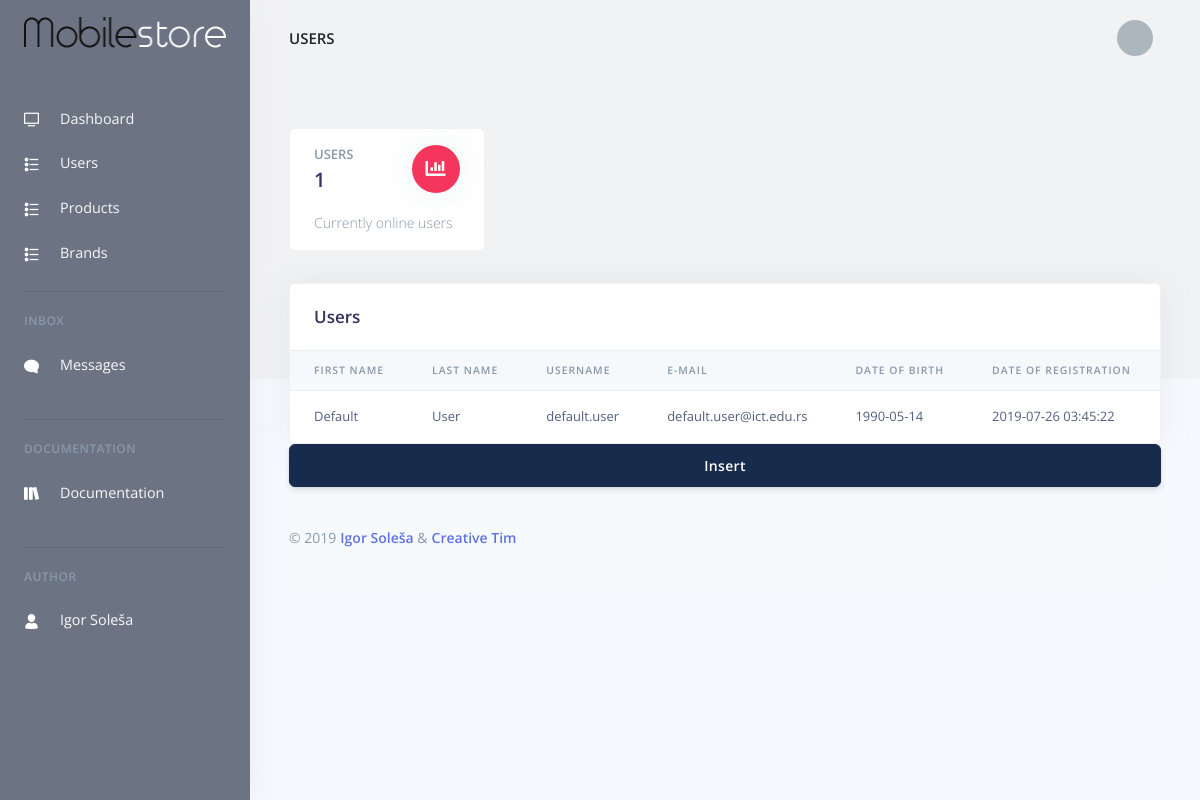
Screenshot of /?access=admin&page=users (signed in) with the database file from the repository.
### tables this page shows
CREATE TABLE `users` (
  `userId` int(10) NOT NULL,
  `firstName` varchar(50) NOT NULL,
  `lastName` varchar(50) NOT NULL,
  `username` varchar(60) NOT NULL,
  `email` varchar(60) NOT NULL,
  `password` varchar(128) NOT NULL,
  `securityToken` varchar(32) NOT NULL,
  `confirmationToken` varchar(32) DEFAULT NULL,
  `dateOfBirth` date DEFAULT NULL,
  `dateOfRegistration` datetime NOT NULL DEFAULT CURRENT_TIMESTAMP,
  `imageSmall` varchar(100) NOT NULL DEFAULT 'defaultSmall.jpg',
  `imageBig` varchar(100) NOT NULL DEFAULT 'defaultBig.jpg',
  `active` tinyint(1) NOT NULL DEFAULT '0',
  `isOnline` int(1) NOT NULL DEFAULT '0',
  `isDeleted` int(1) NOT NULL DEFAULT '0',
  `roleId` int(5) NOT NULL DEFAULT '3'
);

### config/connection.php (called while the page is built, shortened)
<?php
try{
    $connection = new PDO("mysql:host=".SERVER.";dbname=".DATABASE.";charset=utf8", USERNAME, PASSWORD);
    $connection -> setAttribute(PDO::ATTR_DEFAULT_FETCH_MODE, PDO::FETCH_OBJ);
    $connection -> setAttribute(PDO::ATTR_ERRMODE, PDO::ERRMODE_EXCEPTION);
}
catch(PDOException $exception){
    echo "Error: ".$exception -> getMessage();
}
function executeQuery($sql){
    global $connection;
    return $connection -> query($sql) -> fetchAll();
}

### models/admin/users/functions.php (called while the page is built, shortened)
<?php
function getUsers(){
    return executeQuery("SELECT u.userId, u.firstName, u.lastName, u.username, u.email, u.dateOfBirth, u.dateOfRegistration, u.active, r.roleName FROM users u INNER JOIN roles r ON u.roleId = r.roleId WHERE u.isDeleted = 0 ORDER BY u.dateOfRegistration DESC");
}

### views/admin/partials/user.php (the view, shortened to what this page needs)
<tr>
    <td><?= $user -> firstName ?></td>
    <td><?= $user -> lastName ?></td>
    <td><?= $user -> username ?></td>
    <td><?= $user -> email ?></td>
    <td><?= $user -> dateOfBirth ?></td>
    <td><?= $user -> dateOfRegistration ?></td>
    <td><?= $user -> roleName ?></td>
</tr>

### views/admin/pages/users.php (shortened to what this page needs)
<div class="container-fluid mt--7">
    <div class="row">
        <div class="col">
            <div class="card shadow">
                <div class="card-header border-0">
                    <h3 class="mb-0">Users</h3>
                </div>
                <div class="table-responsive">
                    <table class="table align-items-center table-flush">
                        <thead class="thead-light">
                        <tr>
                            <th scope="col">First name</th>
                            <th scope="col">Last name</th>
                            <th scope="col">Username</th>
                            <th scope="col">E-mail</th>
                            <th scope="col">Date Of Birth</th>
                            <th scope="col">Date Of Registration</th>
                            <th scope="col">Role</th>
                        </tr>
                        </thead>
                        <tbody id="usersTbody">
                        <?php
                        $users = getUsers();
                        foreach($users as $user) :
                            include "views/admin/partials/user.php";
                        endforeach;
                        ?>
                        </tbody>
                    </table>
                </div>
            </div>
        </div>
    </div>
    <?php
    include "views/admin/partials/modal-insert.php";
    include "views/admin/fixed/footer.php"; ?>
</div>
</div>

### rows the page displays
users: firstName "Default", lastName "User", username "default.user", email "default.user@ict.edu.rs", dateOfBirth "1990-05-14", dateOfRegistration "2019-07-26 03:45:22"

### other values shown
$item[1] "Dashboard"
$item[1] "Users"
$item[1] "Products"
$item[1] "Brands"
checkPage("admin") "USERS"
$numberOfUsers "1"
